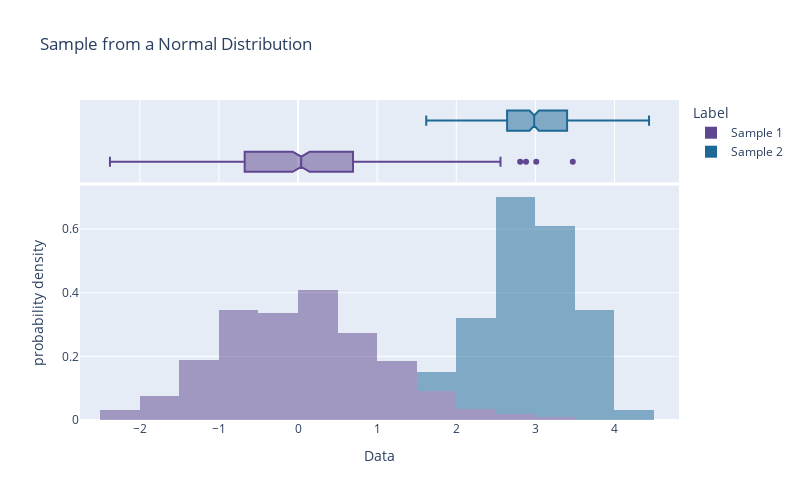

This figure's notebook cell:
### Code cell
fig = px.histogram(df, x='Data',
                   color='Label',
                   marginal="box",
                #    barmode="overlay",
                   opacity=0.5,
                   color_discrete_sequence=px.colors.qualitative.Prism,
                   nbins=25,
                   histnorm='probability density',
                   height = 500, width = 800,
                   title='Sample from a Normal Distribution')
fig.show()

### Figure 1 — Plotly figure (JSON) as saved in the notebook; plotly's stock layout.template omitted (floating-point values rounded to 4 significant figures; data arrays with more than 128 entries replaced by an {"elided": "..."} marker saying what was removed)
{"data": [{"alignmentgroup": "True", "bingroup": "x", "histnorm": "probability density", "hovertemplate": "Label=Sample 1<br>Data=%{x}<br>probability density=%{y}<extra></extra>", "legendgroup": "Sample 1", "marker": {"color": "rgb(95, 70, 144)", "opacity": 0.5, "pattern": {"shape": ""}}, "name": "Sample 1", "nbinsx": 25, "offsetgroup": "Sample 1", "orientation": "v", "showlegend": true, "type": "histogram", "x": {"elided": "400 float values"}, "xaxis": "x", "yaxis": "y"}, {"alignmentgroup": "True", "hovertemplate": "Label=Sample 1<br>Data=%{x}<extra></extra>", "legendgroup": "Sample 1", "marker": {"color": "rgb(95, 70, 144)"}, "name": "Sample 1", "notched": true, "offsetgroup": "Sample 1", "showlegend": false, "type": "box", "x": {"elided": "400 float values"}, "xaxis": "x2", "yaxis": "y2"}, {"alignmentgroup": "True", "bingroup": "x", "histnorm": "probability density", "hovertemplate": "Label=Sample 2<br>Data=%{x}<br>probability density=%{y}<extra></extra>", "legendgroup": "Sample 2", "marker": {"color": "rgb(29, 105, 150)", "opacity": 0.5, "pattern": {"shape": ""}}, "name": "Sample 2", "nbinsx": 25, "offsetgroup": "Sample 2", "orientation": "v", "showlegend": true, "type": "histogram", "x": {"elided": "400 float values"}, "xaxis": "x", "yaxis": "y"}, {"alignmentgroup": "True", "hovertemplate": "Label=Sample 2<br>Data=%{x}<extra></extra>", "legendgroup": "Sample 2", "marker": {"color": "rgb(29, 105, 150)"}, "name": "Sample 2", "notched": true, "offsetgroup": "Sample 2", "showlegend": false, "type": "box", "x": {"elided": "400 float values"}, "xaxis": "x2", "yaxis": "y2"}], "layout": {"barmode": "relative", "height": 500, "legend": {"title": {"text": "Label"}, "tracegroupgap": 0}, "title": {"text": "Sample from a Normal Distribution"}, "width": 800, "xaxis": {"anchor": "y", "domain": [0, 1], "title": {"text": "Data"}}, "xaxis2": {"anchor": "y2", "domain": [0, 1], "matches": "x", "showgrid": true, "showticklabels": false}, "yaxis": {"anchor": "x", "domain": [0, 0.7326], "title": {"text": "probability density"}}, "yaxis2": {"anchor": "x2", "domain": [0.7426, 1], "matches": "y2", "showgrid": false, "showline": false, "showticklabels": false, "ticks": ""}}}
